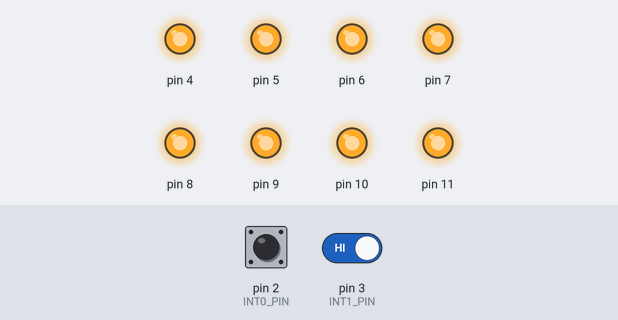
The sketch below on a simulated Arduino Uno, built with avr-gcc and run on an emulated ATmega328P. On the bench: output pins drawn as LEDs (lit = HIGH). The test bench sets the inputs (shaded band); at power-on: pin 3 (INT1_PIN) HIGH, pin 2 (INT0_PIN) HIGH.

Above: at 1.2 s.
1.3 s: pin 3 (INT1_PIN) driven LOW
At 2.1 s:
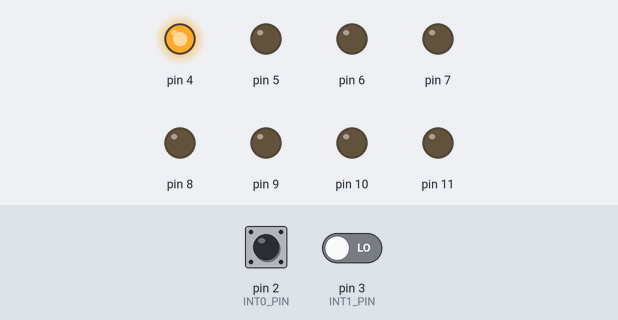
2.8 s: pin 2 (INT0_PIN) driven LOW
At 3.2 s:
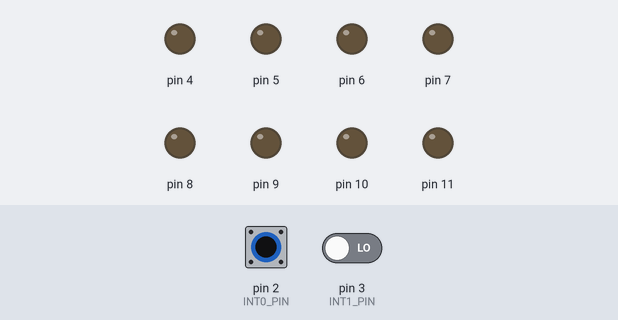
4.3 s: pin 2 (INT0_PIN) pulsed HIGH 5 times (0.12 s each, 0.3 s apart)
At 6.1 s:
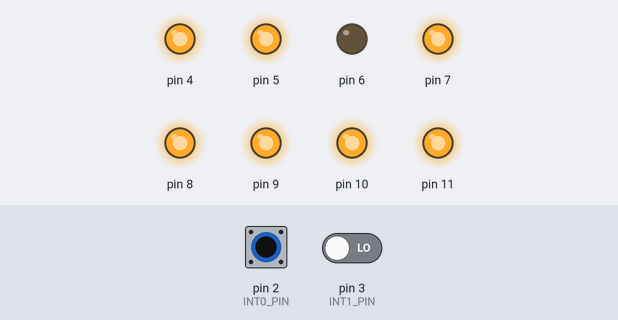
7.3 s: pin 2 (INT0_PIN) pulsed HIGH 2 times (0.12 s each, 0.3 s apart)
At 8.9 s:
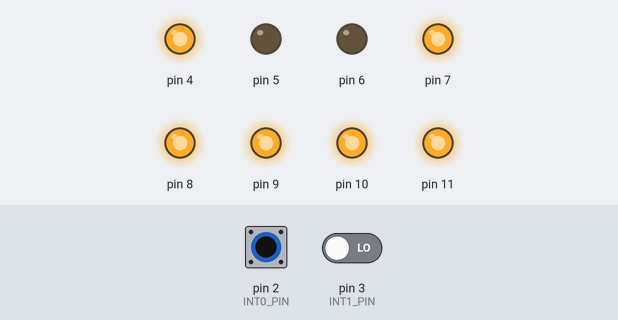
Timing chart, 0 to 10.4 s (numbered marks = the images above; inputs shaded):
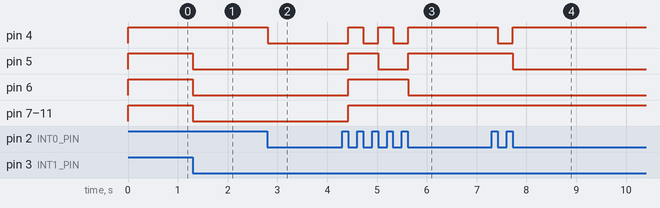

Measured:
- after the input at 1.3 s, pin 5–11: HIGH → LOW at once
- after the input at 2.8 s, pin 4: HIGH → LOW at once
- after the input at 4.3 s, pin 4: alternates HIGH for 0.30 s and LOW for 0.30 s, 5 changes in all, then stays HIGH, starting after 0.12 s; pin 5: LOW → HIGH after 0.12 s, → LOW 0.60 s later, → HIGH 0.60 s later; pin 6: LOW → HIGH after 0.12 s, → LOW 1.2 s later; pin 7–11: LOW → HIGH after 0.12 s
- after the input at 7.3 s, pin 4: HIGH → LOW after 0.12 s, → HIGH 0.30 s later; pin 5: HIGH → LOW after 0.42 s

The sketch:

code_check1_1.ino
```cpp
#define INT0_PIN 2  // Define pin 2 for interrupt INT0
#define INT1_PIN 3  // Define pin 3 for interrupt INT1

volatile uint8_t count; // Variable to hold the count value

void setup() {
  pinMode(INT0_PIN, INPUT_PULLUP);  // Set INT0 pin as input with internal pull-up resistor
  pinMode(INT1_PIN, INPUT_PULLUP);  // Set INT1 pin as input with internal pull-up resistor

  // Set up INT0 and INT1 interrupts
  EICRA = (1 << ISC01) | (1 << ISC11);  // INT0 and INT1 triggered on falling edge
  EIMSK = (1 << INT0) | (1 << INT1);   // Enable INT0 and INT1 interrupts

  DDRD = 0xF0;  // Set PORTD lower nibble as output
  DDRB = 0x0F;  // Set PORTB upper nibble as output

  count = 255;  // Initialize count variable
  display_LED(count); // Display the initial count value
}

void loop() {
  // Main loop does nothing, all work is done in ISR
}

// Function to display LED values
void display_LED(uint8_t val) {
  PORTD = (val << 4); // Output the upper 4 bits to PORTD
  PORTB = (val >> 4); // Output the lower 4 bits to PORTB
}

// Interrupt Service Routine for INT0
ISR(INT0_vect) {
  // Debounce delay (not ideal but works for simple cases)
  delay(200);

  if (!digitalRead(INT0_PIN)) {  // Check if button is still pressed
    count = (count < 255) ? (count + 1) : 0; // Increment count or reset to 0
    display_LED(~count); // Update the LED display
  }
}

// Interrupt Service Routine for INT1
ISR(INT1_vect) {
  // Debounce delay (not ideal but works for simple cases)
  delay(200);

  if (!digitalRead(INT1_PIN)) {  // Check if button is still pressed
    count = (count > 0) ? (count - 1) : 0; // Decrement count or keep at 0
    display_LED(~count); // Update the LED display
  }
}
```
